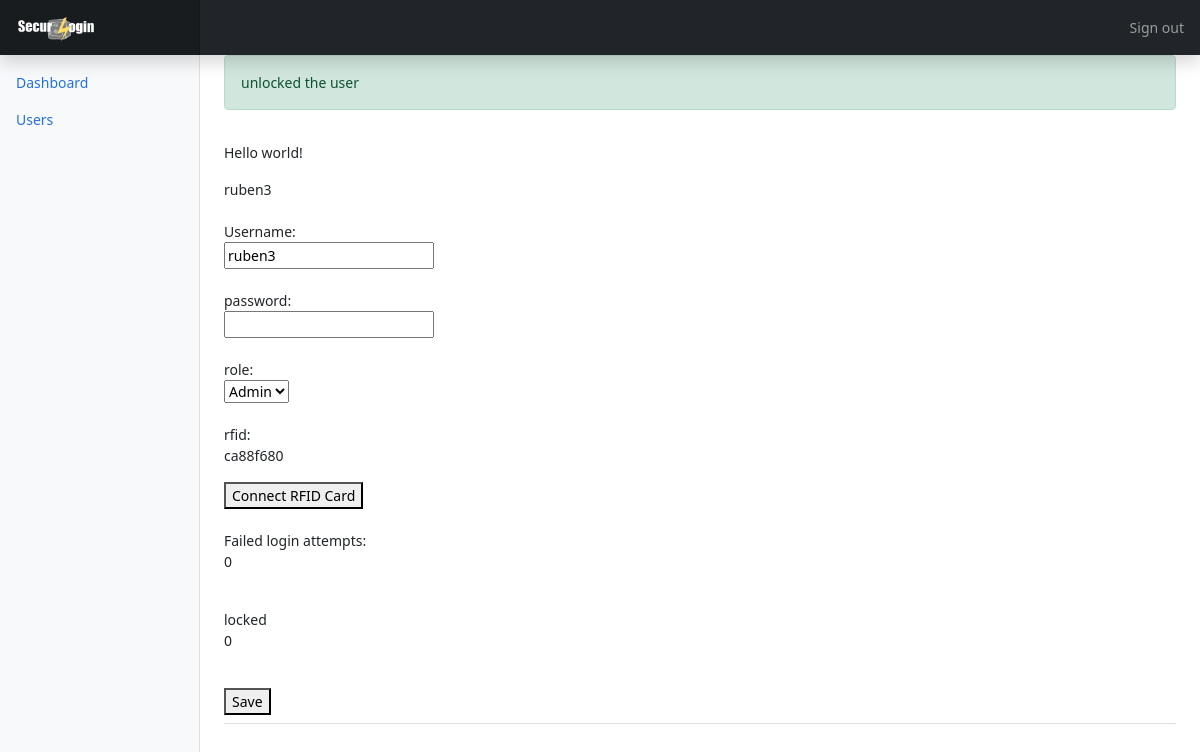
The app's page /unlock/6 (signed in) with its own data.
### tables this page shows
CREATE TABLE 'users' (
  'user_id' INTEGER PRIMARY KEY,
  'role' VARCHAR(50) NULL,
  'user_name' VARCHAR(50) NULL,
  'salt' VARCHAR(255) NULL,
  'password' VARCHAR(255) NULL,
  'RFID' VARCHAR(15) NULL,
  'Failed_Login_Attempts' INT NULL,
  'locked' BOOL NULL
  );

### app.py (the view)
@app.route('/unlock/<id>')
def unlock(id):
    role = session.get('LoggedIn',0)
    if(role == 2):
        conn = sqlite3.connect('test.db')
        conn.execute(''' UPDATE `users` SET locked=0, Failed_Login_Attempts=0 WHERE user_id='%s';''' % id)
        conn.commit()
        cursor = conn.execute('''SELECT * FROM `users` WHERE user_id = '%s' ''' % id)
        user = cursor.fetchone()
        msg = Message("success", "unlocked the user")
        return render_template('user_edit.html', title='user edit Dashboard', user = user, msg=msg)
    elif(role == 1):
        return redirect('user')
    else:
        return redirect('/')

### templates/user_edit.html (shortened to what this page needs)
{% extends 'adminbase.html' %}
{% block content %}
<link rel="stylesheet" href="{{ url_for('static', filename='style.css') }}">
<form action="/{{ 'user_edit/' + user[0]|string }}" method="post">
	<p>Hello world!</p>{{ user[2] }}<br><br>
	<label>Username: </label><br>
	<input type="text" name="username" value="{{ user[2] }}"><br><br>
	<label>password:</label><br>
	<input type="password" name="password"><br><br>
	<label>role: </label><br>
	{% if user[1] == 1 %}
	<select name="role">
	    <option value="1" selected="selected">User</option>
	    <option value="2">Admin</option>
	</select>
	{% else %}
	<select name="role">
	    <option value="2" selected="selected">Admin</option>
	</select>
	{% endif %}
	<br><br>
	<label>rfid:</label><br>
	<p>{{ user[5] }}</p>
	<button type="button" id="link_rfid">Connect RFID Card</button><br><br>
	<label>Failed login attempts:</label><br>
	<p>{{ user[6] }}</p><br>
	<label>locked</label><br>
	<p>{{ user[7] }}</p>
	<br>
	<button type="submit">Save</button>
</form>
{% endblock content %}

### static/dashboard.css (style rules this page uses)
body { font-size: .875rem; }

### records on screen
users: user_name "ruben3", username "ruben3", RFID "ca88f680", Failed_Login_Attempts "0", locked "0"

### other values on screen
{{ msg.text }} "unlocked the user"
